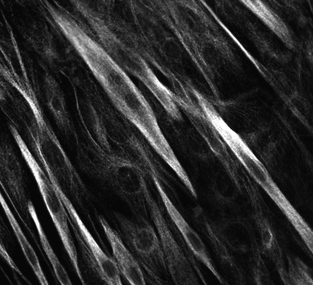
%> input picture images/image1.PNG, 313 x 285 px, shrunk from 871 x 793 before the run; its folder holds only this picture in this run
$ octave nematicBatchRun.m   (GNU Octave 9; MATLAB toolbox functions it lacks are replaced by stand-ins)
%> lines starting %> are read from the running program, lines starting %| are printed output that depends on the picture
### analyze_nematic_order.m
function [S_field, theta_field, avg_nematic_order, global_nematic_order, U, V] = analyze_nematic_order(filename, sigma, box_size, Fancy, Filter)
%> called with filename = 'images/image1.PNG', sigma = 3, box_size = 64, Fancy = 0
    % ANALYZE_NEMATIC_ORDER Analyzes orientational order and director fields from image texture.
    %
    % This function calculates local and global nematic order parameters using
    % the Structure Tensor (or gradient-based coherence tensor) computed from the image.
    %
    % INPUTS:
    %   filename             - Path to the image file (e.g. PNG/JPG)
    %   sigma                - Standard deviation of the Gaussian blur kernel (reduces pixel noise)
    %   box_size             - Width of square grid boxes for local spatial averaging (pixels)
    %   Fancy                - Visualization flag (1 for styled thicker arrows, 0 for simple quiver)
    %   Filter               - Optional input (not active in current implementation)
    %
    % OUTPUTS:
    %   S_field              - 2D grid of interpolated local nematic order (scalar, 0 to 1)
    %   theta_field          - 2D grid of interpolated local director angles (scaled by /pi)
    %   avg_nematic_order    - Average nematic order across all grid boxes
    %   global_nematic_order - Nematic order computed across the entire image at once
    %   U, V                 - X and Y components of the local nematic director (unit vectors)

    % ---------------------------------------------------------------------
    % 1. Image Pre-processing
    % ---------------------------------------------------------------------
    % Read the image from disk
    img = imread(filename);
%> img is the input picture: size 285x313x3 uint8; min 4, max 255, mean 43.8

    % Convert to grayscale if it is an RGB color image (3 channels)
    if size(img, 3) == 3
        img = rgb2gray(img);
%> img: size 285x313 uint8
    end

    % Convert image representation to double precision in the range [0, 1]
    img = im2double(img);
%> img: size 285x313 double

    % ---------------------------------------------------------------------
    % 2. Image Smoothing
    % ---------------------------------------------------------------------
    % Apply a Gaussian low-pass filter to smooth the image. This suppresses
    % high-frequency noise (e.g., sensor noise, pixel-level fluctuations)
    % and helps focus the gradient computation on relevant texture features.
    blurred_img = imgaussfilt(img, sigma);
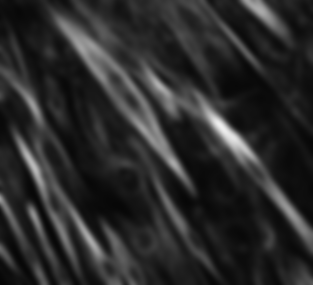
%> blurred_img: size 285x313 double; min 0.0251, max 0.936, mean 0.172

    % ---------------------------------------------------------------------
    % 3. Gradient Computation
    % ---------------------------------------------------------------------
    % Calculate local gradients (partial derivatives along x and y) using
    % central differences. Gradients point in the direction of greatest
    % intensity change (perpendicular to texture lines/strips).
    [Ix, Iy] = gradient(blurred_img);
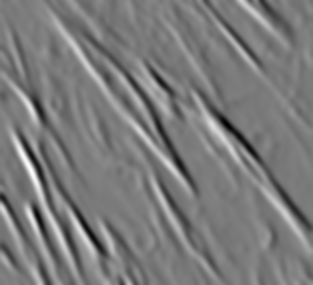
%> Ix: size 285x313 double; min -0.0941, max 0.1, mean -0.000111; drawn with min black and max white
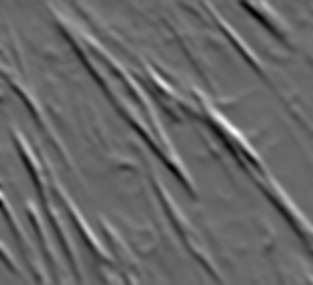
%> Iy: size 285x313 double; min -0.0673, max 0.0967, mean -0.000139; drawn with min black and max white

    % Get the size of the smoothed image
    [height, width] = size(blurred_img);
%> height = 285; width = 313

    % ---------------------------------------------------------------------
    % 4. Box-wise Structure Tensor Calculations
    % ---------------------------------------------------------------------
    % Divide the image into a grid of square boxes of size `box_size x box_size`.
    % We compute local texture properties in each grid cell.
    num_boxes_x = floor(width / box_size);
%> num_boxes_x = 4
    num_boxes_y = floor(height / box_size);
%> num_boxes_y = 4

    % Pre-allocate arrays for the nematic tensor components:
    % In 2D, the nematic order tensor Q is represented as:
    % Q = S * [cos(2*theta), sin(2*theta); sin(2*theta), -cos(2*theta)]
    % Let:
    %   c2 = S * cos(2*theta)
    %   s2 = S * sin(2*theta)
    % These elements capture the orientational features of the local structure.
    c2_all = zeros(num_boxes_y, num_boxes_x);
    s2_all = zeros(num_boxes_y, num_boxes_x);

    % Loop through each grid box
    for i = 1:num_boxes_y
        for j = 1:num_boxes_x
            % Define the boundary coordinates of the current box
            row_start = (i-1)*box_size + 1;
            row_end = i*box_size;
            col_start = (j-1)*box_size + 1;
            col_end = j*box_size;

            % Extract the gradients (Ix, Iy) for the pixels inside the current box
            Ix_box = Ix(row_start:row_end, col_start:col_end);
            Iy_box = Iy(row_start:row_end, col_start:col_end);

            % Compute the elements of the Local Structure Tensor (J):
            % J = [ J11, J12;
            %       J12, J22 ]
            % where:
            %   J11 = <Ix^2>
            %   J12 = <Ix * Iy>
            %   J22 = <Iy^2>
            % and <.> denotes spatial averaging over the box.
            J11 = mean2(Ix_box.^2);
            J12 = mean2(Ix_box .* Iy_box);
            J22 = mean2(Iy_box.^2);

            % Trace of the structure tensor represents the total gradient energy
            traceJ = J11 + J22;

            % Handle homogeneous regions where gradients are negligible (e.g., flat background)
            if traceJ < 1e-10
                c2 = 0;
                s2 = 0;
            else
                % Normalize structure tensor elements to extract pure orientation.
                % The primary orientation of the texture gradient is related to the
                % difference in eigenvalues.
                % c2 = cos(2*phi_grad) and s2 = sin(2*phi_grad)
                c2 = (J11 - J22) / traceJ;
                s2 = (2 * J12) / traceJ;
            end

            % Store the computed nematic components for the current box
            c2_all(i, j) = c2;
            s2_all(i, j) = s2;
        end
    end
%> after the loop, c2 = 0.171; c2_all = [0.312 0.0862 0.18 0.0742; 0.456 0.281 0.192 0.0949; 0.551 0.265 0.312 0.0642; 0.56 0.455 0.461 0.171]; s2 = -0.641; s2_all = [-0.637 -0.884 -0.737 -0.943; -0.729 -0.872 -0.834 -0.88; -0.751 -0.539 -0.878 -0.909; -0.736 -0.831 -0.778 -0.641]

    % ---------------------------------------------------------------------
    % 5. Scalar Nematic Order Parameter
    % ---------------------------------------------------------------------
    % Calculate the average nematic components over all grid boxes
    c2_avg = mean(c2_all(:));
%> c2_avg = 0.282
    s2_avg = mean(s2_all(:));
%> s2_avg = -0.786

    % avg_nematic_order (S_average): Quantifies how aligned the local directors
    % are with each other across the entire sample. Ranges from 0 (disordered,
    % isotropic) to 1 (perfectly aligned, single uniform direction).
    avg_nematic_order = sqrt(c2_avg^2 + s2_avg^2);
%> avg_nematic_order = 0.835

    % ---------------------------------------------------------------------
    % 6. Global Nematic Order Parameter (Entire Image)
    % ---------------------------------------------------------------------
    % Instead of analyzing box-wise, compute a single structure tensor for
    % the entire image gradients.
    J11_global = mean2(Ix.^2);
%> J11_global = 0.000382
    J12_global = mean2(Ix .* Iy);
%> J12_global = -0.000239
    J22_global = mean2(Iy.^2);
%> J22_global = 0.000201
    traceJ_global = J11_global + J22_global;
%> traceJ_global = 0.000583

    if traceJ_global < 1e-10
        global_nematic_order = 0;
    else
        c2_global = (J11_global - J22_global) / traceJ_global;
%> c2_global = 0.309
        s2_global = (2 * J12_global) / traceJ_global;
%> s2_global = -0.82
        global_nematic_order = sqrt(c2_global^2 + s2_global^2);
%> global_nematic_order = 0.877
    end

    % Display numerical results in the command window
    fprintf('Average Nematic Order (box-wise): %.4f\n', avg_nematic_order);
%| Average Nematic Order (box-wise): 0.8353
    fprintf('Global Nematic Order: %.4f\n', global_nematic_order);
%| Global Nematic Order: 0.8765

    % ---------------------------------------------------------------------
    % 7. Field Interpolation & Visualization
    % ---------------------------------------------------------------------
    % S_box: The local scalar order parameter (anisotropy) in each box.
    % It quantifies the degree of local alignment inside the box.
    S_box = sqrt(c2_all.^2 + s2_all.^2);
%> S_box = [0.71 0.888 0.758 0.946; 0.86 0.916 0.856 0.885; 0.932 0.601 0.932 0.912; 0.925 0.947 0.904 0.663]

    % theta_box: The local orientation of the gradient.
    % We multiply by 0.5 because nematic symmetry has a period of 180 degrees (pi).
    theta_box = 0.5 * atan2(s2_all, c2_all);
%> theta_box = [-0.558 -0.737 -0.666 -0.746; -0.506 -0.63 -0.672 -0.732; -0.469 -0.557 -0.615 -0.75; -0.46 -0.535 -0.518 -0.655]

    % Interpolate the fields to create a higher-resolution visual representation.
    % interp2(..., 4) refines the grid 4 times using bilinear interpolation.
    S_field = interp2(S_box, 4);
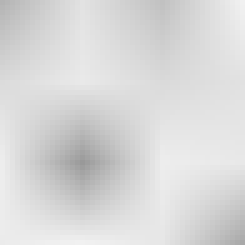
%> S_field: size 49x49 double (shown 5 times larger); min 0.601, max 0.947, mean 0.851
    theta_field = interp2((theta_box)/pi, 4);
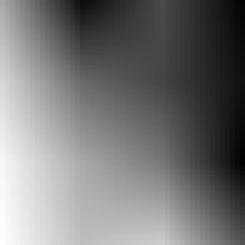
%> theta_field: size 49x49 double (shown 5 times larger); min -0.239, max -0.146, mean -0.196; drawn with min black and max white

    % Plot the local orientation angle map (sin(2*theta_field))
    % The sine function projects the angle into a smooth, periodic representation.
    figure;
    imagesc(sin(theta_field*2));
    colormap(twilight); % Cyclic colormap (useful for wrapping angles)
%> (this line was passed over: twilight is not available in this run)
    colorbar;
    title('Angle of the Nematic Director (sin(2\theta))');
    axis image;
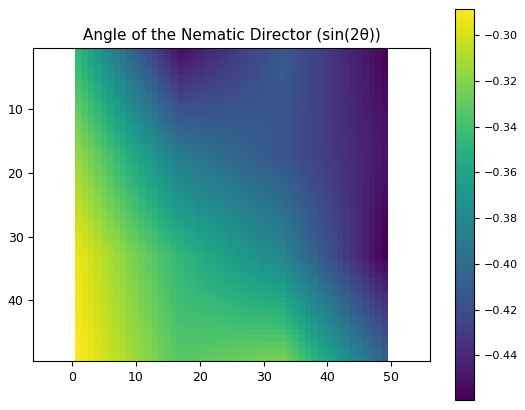
%> figure redrawn from the program's plot data

    % ---------------------------------------------------------------------
    % 8. Director Overlay (Quiver Plot)
    % ---------------------------------------------------------------------
    % Compute coordinates for the center of each box
    [X, Y] = meshgrid(1:num_boxes_x, 1:num_boxes_y);

    % The gradients are perpendicular to the texture lines (director).
    % To obtain the director field (tangent to the skin lines/fibers), we add pi/2 (90 degrees).
    U = cos(theta_box + pi/2);
%> U = [0.53 0.672 0.618 0.679; 0.485 0.589 0.623 0.668; 0.452 0.529 0.577 0.682; 0.444 0.51 0.495 0.609]
    V = sin(theta_box + pi/2);
%> V = [0.848 0.741 0.787 0.734; 0.875 0.808 0.782 0.744; 0.892 0.849 0.817 0.732; 0.896 0.86 0.869 0.793]

    % Plot 1: Image overlaid with Director Field
    figure;
    subplot(1,2,1);
    imagesc(img);
    colormap gray;
    hold on;

    % Draw lines (directors) using quiver without arrowheads
    if Fancy == 1
        % Heavy, highly-visible line style
        quiver(X * box_size - box_size/2, Y * box_size - box_size/2, U, V, 0.7, ...
               'Alignment', 'center', 'ShowArrowHead', 'off', 'Marker', 'o', ...
               'LineWidth', 2, 'Color', [1 1 0], 'AutoScaleFactor', 0.7);
    else
        % Standard yellow line style
        quiver(X * box_size - box_size/2, Y * box_size - box_size/2, U, V, 0.7, ...
               'y', 'Alignment', 'center', 'ShowArrowHead', 'off', 'LineWidth', 1.2);
%> (this line was passed over: quiver is not available in this run)
    end
    title('Director Field Overlay');
    axis image;
    hold off;

    % Plot 2: Nematic angle map beside it (in grayscale for comparison)
    subplot(1,2,2);
    imagesc(sin(theta_field*2));
    colormap gray;
    title('Angle of the Nematic Director');
    axis image;
end

### nematicBatchRun.m
% Nematic Order Batch Processing Script
% This script scans the folder for all PNG images, runs the nematic analysis
% on each image, calculates orientation statistics (mean, variance),
% saves overlay figures, angle maps, and individual fluctuation histograms,
% and generates a comparative summary table and overlay plot.

clearvars;
close all;
clc;

% =========================================================================
% USER CONFIGURATIONS
% =========================================================================
% Locate base directory (valeria folder)
baseDir = fileparts(mfilename('fullpath'));
if isempty(baseDir)
    baseDir = pwd;
end
inDir = fullfile(baseDir, 'images');

% Set parameters
sigma = 3;           % Smoothing scale for Gaussian blur
box_size = 64;       % Box size for spatial averaging
Fancy = 0;           % Visualization style (0 = simple, 1 = fancy quiver)

% Output directory for batch results
outDir = fullfile(baseDir, 'batch_results');
if ~exist(outDir, 'dir')
    mkdir(outDir);
end

% Locate all PNG files in directory (case-insensitive search)
filesPng = dir(fullfile(inDir, '*.png'));
filesPNG = dir(fullfile(inDir, '*.PNG'));
files = [filesPng; filesPNG];

% Remove duplicate file listings (if any)
[~, uniqueIdx] = unique({files.name});
files = files(uniqueIdx);

numFiles = numel(files);
if numFiles == 0
    error('No PNG images found in directory: %s', inDir);
end

fprintf('--- Starting Nematic Batch Processing ---\n');
fprintf('Found %d images in folder: %s\n\n', numFiles, inDir);

% Initialize structures to store results for comparison
results = struct();
all_dThetas = cell(numFiles, 1);
names = cell(numFiles, 1);

% Loop through each image
for k = 1:numFiles
    % Build path and file names
    fname = fullfile(inDir, files(k).name);
    [~, baseName, ~] = fileparts(files(k).name);
    names{k} = baseName;

    fprintf('[%d/%d] Processing image: %s\n', k, numFiles, files(k).name);

    % Close any pre-existing figures to avoid conflicts
    close all;

    % 1. Run the core nematic order analysis
    [S_field, theta_field, avg_S, global_S, U, V] = analyze_nematic_order(fname, sigma, box_size, Fancy);
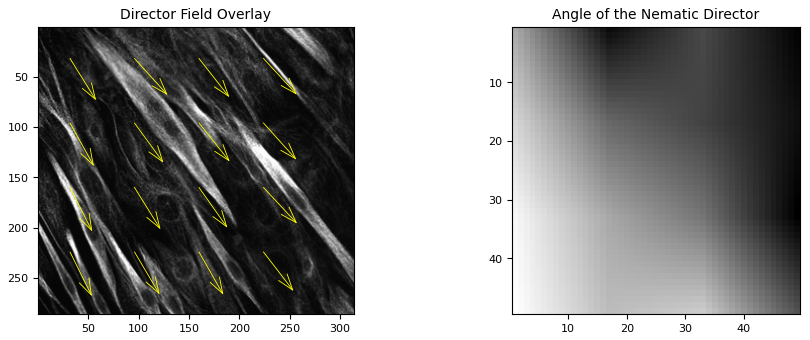
%> figure redrawn from the program's plot data, 2 panels
%> avg_S = 0.835; global_S = 0.877

    % 2. Calculate angular fluctuations (Delta theta) in degrees
    % Note: theta_field output is already scaled as theta/pi.
    % Multiplying by 180 directly converts it to degrees.
    dTheta = (theta_field - mean(theta_field(:), 'all')) * 180;
    all_dThetas{k} = dTheta(:);

    % Calculate statistical variance (measure of disorder)
    ang_variance = var(dTheta(:));
%> ang_variance = 18.36

    % Store numerical results
    results(k).name = files(k).name;
    results(k).avg_S = avg_S;
    results(k).global_S = global_S;
    results(k).ang_variance = ang_variance;

    % 3. Save figures generated by the analysis function
    % 3. Save figures generated by the analysis function
    figs = findobj('Type', 'figure');
    figs = figs(isgraphics(figs)); % Filter out invalid or deleted graphics handles
%> (the run ends here)

$ run again, on images/image2.PNG
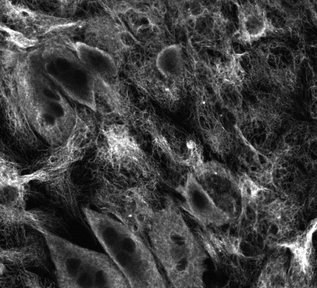
%> input picture images/image2.PNG, 317 x 288 px, shrunk from 882 x 801 before the run
%> in analyze_nematic_order, img is the input picture: size 288x317x3 uint8; min 1, max 255, mean 63.5
%> after the loop in analyze_nematic_order, `for i = 1:num_boxes_y`: c2 = 0.0133; c2_all = [-0.356 -0.478 -0.0355 -0.0165; 0.478 -0.00212 0.0288 0.214; -0.438 0.163 0.168 0.052; -0.215 0.0467 0.313 0.0133]; s2 = -0.36; s2_all = [-0.389 -0.102 -0.0371 -0.0639; -0.334 -0.387 -0.378 -0.145; -0.0098 0.0195 -0.395 -0.482; -0.29 -0.607 -0.512 -0.36]
%> c2_avg = -0.00403
%> s2_avg = -0.28
%> avg_nematic_order = 0.28
%> J11_global = 0.000218
%> J12_global = -4.22e-05
%> J22_global = 0.000206
%> traceJ_global = 0.000424
%> c2_global = 0.0286
%> s2_global = -0.199
%> global_nematic_order = 0.201
%| Average Nematic Order (box-wise): 0.2796
%| Global Nematic Order: 0.2009
%> S_box = [0.527 0.489 0.0513 0.066; 0.583 0.387 0.379 0.259; 0.438 0.164 0.429 0.485; 0.361 0.609 0.6 0.36]
%> theta_box = [-1.16 -1.47 -1.17 -0.912; -0.305 -0.788 -0.747 -0.298; -1.56 0.0597 -0.584 -0.732; -1.1 -0.747 -0.511 -0.767]
%> in analyze_nematic_order, `axis image;`:
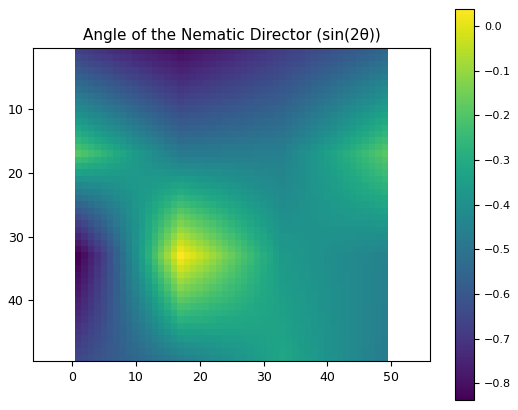
%> figure redrawn from the program's plot data
%> in analyze_nematic_order, `U = cos(theta_box + pi/2);`: U = [0.915 0.994 0.92 0.79; 0.3 0.709 0.68 0.293; 1 -0.0597 0.551 0.668; 0.893 0.679 0.489 0.694]
%> in analyze_nematic_order, `V = sin(theta_box + pi/2);`: V = [0.403 0.105 0.393 0.613; 0.954 0.705 0.733 0.956; 0.0112 0.998 0.834 0.744; 0.45 0.734 0.872 0.72]
%> `[S_field, theta_field, avg_S, global_S, U, V] = analyze_nematic_order(..`:
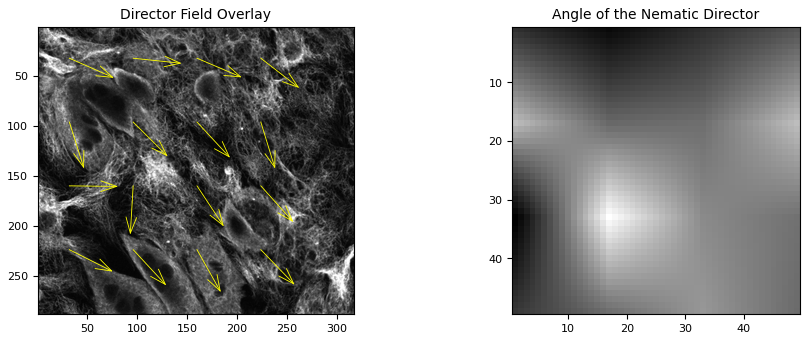
%> figure redrawn from the program's plot data, 2 panels
%> `[S_field, theta_field, avg_S, global_S, U, V] = analyze_nematic_order(..`: avg_S = 0.28; global_S = 0.201
%> ang_variance = 246.7
